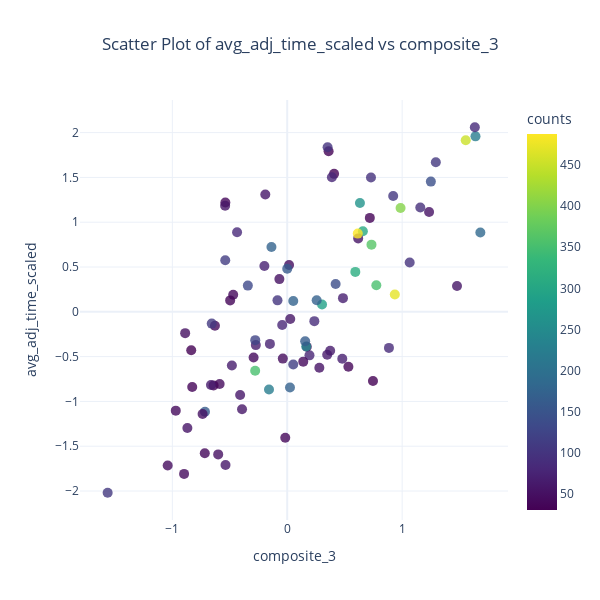
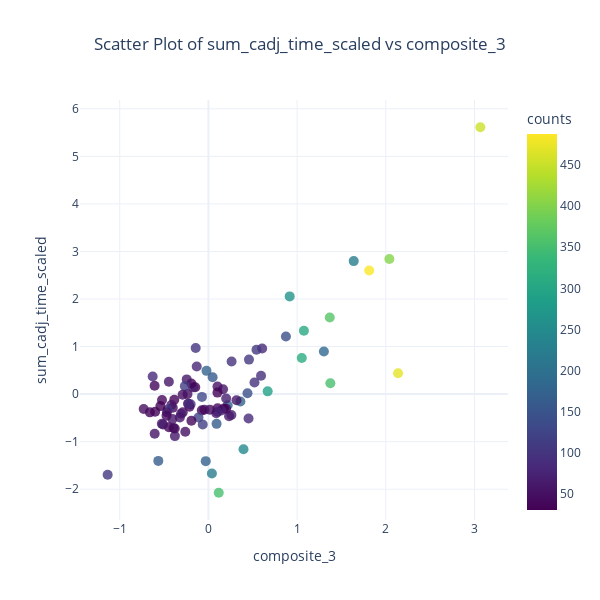

Notebook source saved alongside these figures, in order:
### Code cell
df = pd.merge(top4_quality_scores_clicks, top4_scores_time, on='article', suffixes=('_quality', '_time'))
interactive_scatter(df, 'composite_3', 'avg_adj_time_scaled', count_col='n_appearances_quality', use_log=False)
df = pd.merge(top4_utility_scores_clicks, top4_scores_time, on='article', suffixes=('_utility', '_time'))
interactive_scatter(df, 'composite_3', 'sum_cadj_time_scaled', count_col='n_appearances_utility', use_log=False)
